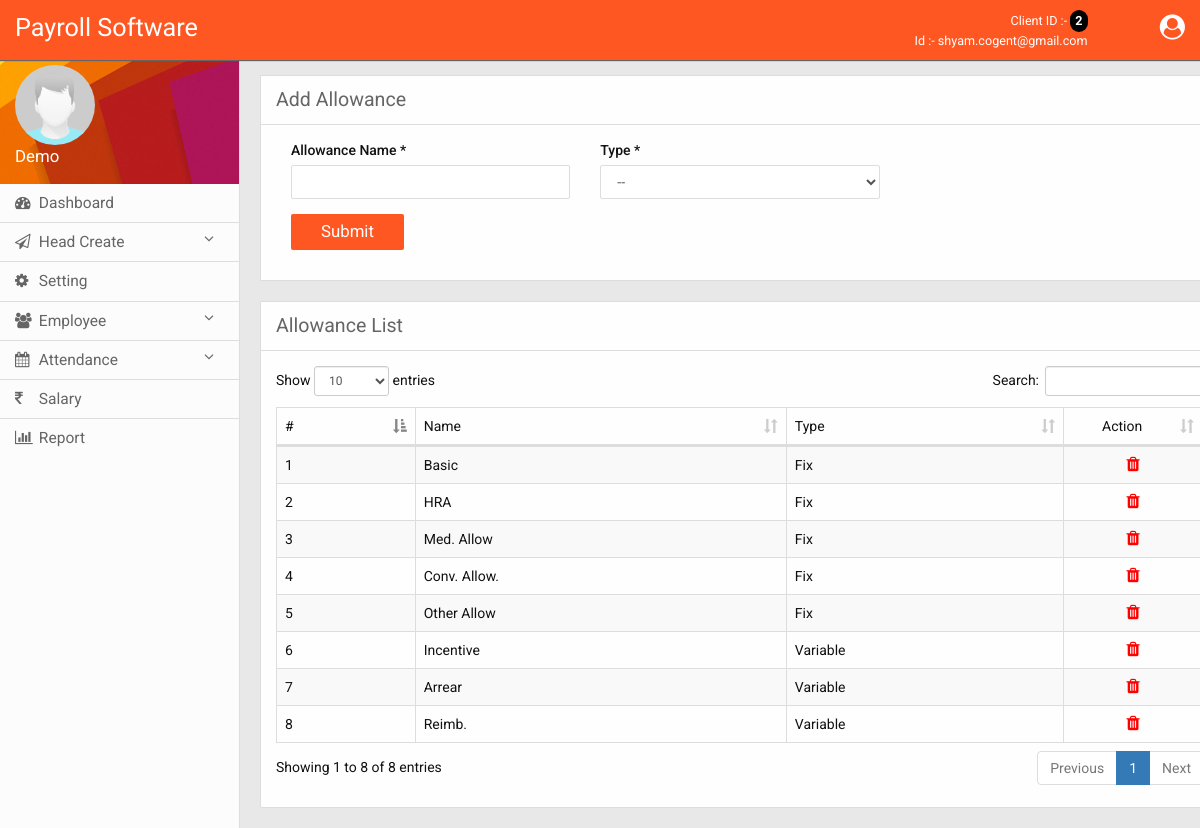
Page /clients/Allowance.php (signed in) on the committed database.
### tables this page shows
CREATE TABLE IF NOT EXISTS `d_setting` (
  `dsid` int NOT NULL AUTO_INCREMENT,
  `licence_to` date NOT NULL,
  `licence_from` date NOT NULL,
  `site_name` varchar(50) NOT NULL,
  `developer` varchar(30) NOT NULL,
  `url` varchar(100) NOT NULL,
  `contact` varchar(10) NOT NULL,
  `contact2` varchar(10) NOT NULL,
  `email` varchar(50) NOT NULL,
  `user_type` varchar(50) NOT NULL,
  PRIMARY KEY (`dsid`)
);

CREATE TABLE IF NOT EXISTS `client` (
  `cid` int NOT NULL AUTO_INCREMENT,
  `name` varchar(100) NOT NULL,
  `gender` varchar(1) NOT NULL,
  `phone` varchar(15) NOT NULL,
  `mobile` varchar(10) NOT NULL,
  `email` varchar(80) NOT NULL,
  `password` varchar(50) NOT NULL,
  `plan` varchar(11) NOT NULL,
  `plan_start` date NOT NULL,
  `plan_end` date NOT NULL,
  `usertype` varchar(20) NOT NULL,
  `amount` decimal(20,2) NOT NULL,
  `status` varchar(20) NOT NULL,
  PRIMARY KEY (`cid`)
);

CREATE TABLE IF NOT EXISTS `allowance` (
  `aid` int NOT NULL AUTO_INCREMENT,
  `allowance` varchar(50) NOT NULL,
  `type` varchar(20) NOT NULL,
  `client_id` int NOT NULL,
  PRIMARY KEY (`aid`)
);

### clients/Allowance.php (the view, shortened to what this page needs)
<?include('extra/top.php');?>
<?include('extra/sidemenu.php');?>
<div class="main">
    <div class="page_details">
        <div class="col-sm-12 pad15_line">
            <div class="col-sm-6 pad0">
                <div class="headding">Add Allowance</div>
            </div>
        </div>
        <div class="col-sm-12 pad15">
            <form method="POST" class="form" enctype="multipart/form-data">
                <div class="col-sm-12 pad0">
                    <div class="col-sm-4">
                        <div class="form-group">
                            <label>Allowance Name *</label>
                            <input type="text" name="name" class="form-control" required>
                        </div>
                    </div>
                    <div class="col-sm-4">
                        <div class="form-group">
                            <label>Type *</label>
                            <select name="type" class="form-control" required>
                                <option value="">--</option>
                            </select>
                        </div>
                    </div>
                </div>
                <div class="col-sm-12">
                    <div class="form-group">
                        <input type="submit" class="btn btn-primary" name="submit" value="Submit">
                    </div>
                </div>
            </form>
        </div>
    </div><br>
    <div class="page_details">
        <div class="col-sm-12 pad15_line">
            <div class="col-sm-8 col-xs-12 pad0">
                <div class="headding">Allowance List</div>
            </div>
        </div>
        <div class="col-sm-12 pad15">
            <table id="example" class="table table-striped table-bordered">
                <thead>
                    <tr>
                        <td width="100">#</td>
                        <td>Name</td>
                        <td>Type</td>
                        <td width="100" align="center">Action</td>
                    </tr>
                </thead>
                <tbody>
                    <?
                        $sql="SELECT * FROM allowance where client_id='$clientid' order by(aid) asc";
                        $res=$con->query($sql); $i=0;
                        while($row=mysqli_fetch_array($res))
                        {   $id=$row['aid']; ++$i;
                        ?>
                            <tr>
                                <td><?echo $i;?></td>
                                <td><?echo $row['allowance'];?></td>
                                <td><?echo $row['type'];?></td>
                                <td align="center">
                                    <a href="#" onclick='JSconfirm(<?php echo $id;?>)'><i class="fa fa-trash"></i></a>
                                </td>
                            </tr>
                        <?}
                    ?>
                </tbody>
            </table>
        </div>
    </div><br>
</div>
<?include('extra/footer.php');?>

### clients/extra/top.php (shortened to what this page needs)
<?php
    $sesuser=$_SESSION['cu'];
    include('extra/connect.php');
    $data=mysqli_fetch_array($con->query("select * from client where email='$sesuser'"));
    $data2=mysqli_fetch_array($con->query("select * from d_setting"));
    $clientid=$data['cid'];
?>
<!DOCTYPE html>
<html lang="en">
<head>
    <link href="css/bootstrap.css" rel="stylesheet" type="text/css" />
    <link href="css/font-awesome.css" rel="stylesheet" type="text/css" />
    <link rel="stylesheet" href="css/slidemenu.css">
    <link rel="stylesheet" href="js/sweetalert.css">
    <link rel="stylesheet" type="text/css" href="css/dataTables.bootstrap.min.css">
    <link rel="stylesheet" type="text/css" href="css/style.css">
    <link rel="stylesheet" href="https://cdnjs.cloudflare.com/ajax/libs/bootstrap-select/1.10.0/css/bootstrap-select.min.css" />
</head>
<body class="with-side-menu">
<div class="top">
    <div class="col-sm-9 col-md-9 col-xs-8 pad0">
        <?php echo $data2['site_name'];?>
    </div>
    <div class="col-sm-2 col-md-2 col-xs-2 pad0 text-right clients">
        Client ID :- <span><?php echo $clientid;?></span><br>
        Id :- <?php echo $sesuser;?>
    </div>
    <div class="col-sm-1 col-md-1 col-xs-2 pad0 text-right">
        <div class="admin dropdown-toggle" data-toggle="dropdown" role="button" aria-haspopup="true" aria-expanded="false">
            <i class="fa fa-user-circle"></i>
        </div>
    </div>
</div>

### clients/extra/sidemenu.php (shortened to what this page needs)
<?php
    if(!$data['img'])
    {
        if($data['gender']=='M')
            $pic="male.jpg";
        else
            $pic="female.jpg";
    }
    else
        $pic=$data['image'];
?>
<div class="side-menu">
    <div class="userbox">
        <img src="img/<?echo $pic;?>">
        <div><?echo $data['name'];?></div>
    </div>
    <div class="side_bar">
        <ul id="mymenu">
            <li><a href="home"><i class="fa fa-dashboard"></i> Dashboard</a></li>
            <li><a href="#!"><i class="fa fa-paper-plane-o"></i> Head Create <i class="fa fa-angle-down down" style="float: right;"></i></a>
            </li>
            <li><a href="create_company"><i class="fa fa-cog"></i> Setting</a></li>
            <li><a href="#!"><i class="fa fa-users"></i> Employee <i class="fa fa-angle-down down" style="float: right;"></i></a>
            </li>
            <li><a href="#!"><i class="fa fa-calendar"></i> Attendance <i class="fa fa-angle-down down" style="float: right;"></i></a>
            </li>
            <li><a href="sallary"><i class="fa fa-inr"></i> Salary</a></li>
            <li><a href="report"><i class="fa fa-bar-chart"></i> Report</a></li>
        </ul>
    </div>
</div>

### clients/extra/footer.php (shortened to what this page needs)
</body>
</html>

### clients/css/slidemenu.css (style rules this page uses)
.side-menu { width: 240px; position: fixed; top: 0; left: 0; height: 100%; overflow: auto; z-index: 60; padding-top: 50px; padding-bottom: 20px; background: #fcfcfc; border-right: 1px #ddd solid; }

### clients/css/style.css (style rules this page uses)
body { font-family: 'Roboto', sans-serif; background: #e8e8e8; margin: 0px; padding: 0px; }
.pad0 { padding: 0px; }
.top { width: 100%; background-color: #FF5722; color: #FFF; padding: 10px 15px; font-size: 1.8em; box-shadow: 0px 1px 1px #656565; position: fixed; z-index: 10000; }
.admin { cursor: pointer; display: inline-block; }
.userbox { background: url('../img/user-img.jpg') no-repeat; background-size: 100% 100%; font-size: 1.2em; color: #FFF; padding: 15px; }
.userbox img { width: 80px; height: 80px; border-radius: 100%; }
.side_bar { overflow: auto; }
.side_bar ul { padding: 0px; margin: 0px; list-style: none; }
.side_bar a { display: block; padding: 8px 15px; font-weight: 400; color: #656565; font-size: 1.11em; text-decoration: none; }
.side_bar ul i { width: 20px; }
.side_bar ul li { border-bottom: 1px solid #ddd; }
.side_bar ul li:last-child { border: none; }
.main { width: 80%; position: relative; color: #111; top: 75px; left: 260px; margin-bottom: 75px; }
.page_details, .notbox { background: #fefefe; border: 1px solid #ddd; border-radius: 1px; min-height: 100px; }
.pad15_line { padding: 10px 15px; border-bottom: 1px #ddd solid; }
.pad15 { padding: 15px; }
.headding { font-size: 1.4em; color: #656565; }
.form label { font-weight: 500; }
.form input, .form select { border: 1px solid #ddd; box-shadow: none; border-radius: 2px; font-weight: 400; }
.form input[type=submit], .form input[type=button] { border: none; box-shadow: none; border-radius: 2px; font-weight: normal; padding: 6px 30px; font-size: 1.2em; background-color: #FF5722; color: #FFF; }
.page_details .fa-trash { font-size: 1.2em; color: red; width: 20px; display: inline-block; }
.clients { font-size: .5em; }
.clients span { font-size: 1em; background:#000; display: inline-block; padding: 2px 5px; border-radius: 10px; font-weight: bold; }

### rows in the picture
d_setting: site_name "Payroll Software"
client: cid "2", name "Demo"
allowance: allowance "Basic", type "Fix"
allowance: allowance "HRA", type "Fix"
allowance: allowance "Med. Allow", type "Fix"
allowance: allowance "Conv. Allow.", type "Fix"
allowance: allowance "Other Allow", type "Fix"
allowance: allowance "Incentive", type "Variable"
allowance: allowance "Arrear", type "Variable"
allowance: allowance "Reimb.", type "Variable"

### other values in the picture
$sesuser "shyam.cogent@gmail.com"
